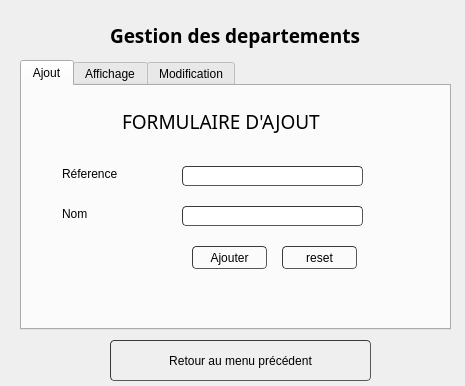
<?xml version="1.0" encoding="UTF-8"?>
<ui version="4.0">
 <class>GestionDepartement</class>
 <widget class="QWidget" name="GestionDepartement">
  <property name="geometry">
   <rect>
    <x>0</x>
    <y>0</y>
    <width>465</width>
    <height>386</height>
   </rect>
  </property>
  <property name="windowTitle">
   <string>Form</string>
  </property>
  <property name="styleSheet">
   <string notr="true"/>
  </property>
  <widget class="QTabWidget" name="tabWidget">
   <property name="geometry">
    <rect>
     <x>20</x>
     <y>60</y>
     <width>431</width>
     <height>270</height>
    </rect>
   </property>
   <property name="minimumSize">
    <size>
     <width>0</width>
     <height>270</height>
    </size>
   </property>
   <property name="maximumSize">
    <size>
     <width>441</width>
     <height>251</height>
    </size>
   </property>
   <property name="currentIndex">
    <number>0</number>
   </property>
   <widget class="QWidget" name="Ajout">
    <attribute name="title">
     <string>Ajout</string>
    </attribute>
    <widget class="QLabel" name="label_5">
     <property name="geometry">
      <rect>
       <x>40</x>
       <y>120</y>
       <width>51</width>
       <height>16</height>
      </rect>
     </property>
     <property name="text">
      <string>Nom</string>
     </property>
    </widget>
    <widget class="QLineEdit" name="nom">
     <property name="geometry">
      <rect>
       <x>160</x>
       <y>120</y>
       <width>181</width>
       <height>20</height>
      </rect>
     </property>
     <property name="styleSheet">
      <string notr="true">	border-width: 1px; border-radius: 4px;
	border-color: rgb(58, 58, 58);
	border-style: inset;
	padding: 0 8px;

	selection-background-color: rgb(187, 187, 187);
	selection-color: rgb(60, 63, 65);</string>
     </property>
    </widget>
    <widget class="QLabel" name="label_9">
     <property name="geometry">
      <rect>
       <x>40</x>
       <y>80</y>
       <width>111</width>
       <height>16</height>
      </rect>
     </property>
     <property name="text">
      <string>Réference</string>
     </property>
    </widget>
    <widget class="QLineEdit" name="reference">
     <property name="geometry">
      <rect>
       <x>160</x>
       <y>80</y>
       <width>181</width>
       <height>20</height>
      </rect>
     </property>
     <property name="styleSheet">
      <string notr="true">	border-width: 1px; border-radius: 4px;
	border-color: rgb(58, 58, 58);
	border-style: inset;
	padding: 0 8px;

	selection-background-color: rgb(187, 187, 187);
	selection-color: rgb(60, 63, 65);</string>
     </property>
    </widget>
    <widget class="QPushButton" name="ajouter">
     <property name="geometry">
      <rect>
       <x>170</x>
       <y>160</y>
       <width>75</width>
       <height>23</height>
      </rect>
     </property>
     <property name="styleSheet">
      <string notr="true">	border-width: 1px; border-radius: 4px;
	border-color: rgb(58, 58, 58);
	border-style: inset;
	padding: 0 8px;


	selection-color: rgb(60, 63, 65);</string>
     </property>
     <property name="text">
      <string>Ajouter</string>
     </property>
    </widget>
    <widget class="QPushButton" name="reset_2">
     <property name="geometry">
      <rect>
       <x>260</x>
       <y>160</y>
       <width>75</width>
       <height>23</height>
      </rect>
     </property>
     <property name="styleSheet">
      <string notr="true">	border-width: 1px; border-radius: 4px;
	border-color: rgb(58, 58, 58);
	border-style: inset;
	padding: 0 8px;


	selection-color: rgb(60, 63, 65);</string>
     </property>
     <property name="text">
      <string>reset</string>
     </property>
    </widget>
    <widget class="QLabel" name="label_2">
     <property name="geometry">
      <rect>
       <x>100</x>
       <y>10</y>
       <width>271</width>
       <height>51</height>
      </rect>
     </property>
     <property name="font">
      <font>
       <family>Orator Std</family>
       <pointsize>14</pointsize>
       <weight>50</weight>
       <bold>false</bold>
      </font>
     </property>
     <property name="text">
      <string>FORMULAIRE D'AJOUT</string>
     </property>
    </widget>
   </widget>
   <widget class="QWidget" name="Affichage">
    <attribute name="title">
     <string>Affichage</string>
    </attribute>
    <widget class="QPushButton" name="supprimer">
     <property name="geometry">
      <rect>
       <x>270</x>
       <y>220</y>
       <width>111</width>
       <height>21</height>
      </rect>
     </property>
     <property name="styleSheet">
      <string notr="true">	border-width: 1px; border-radius: 4px;
	border-color: rgb(58, 58, 58);
	border-style: inset;
	padding: 0 8px;


	selection-color: rgb(60, 63, 65);</string>
     </property>
     <property name="text">
      <string>Supprimer</string>
     </property>
    </widget>
    <widget class="QTableView" name="tableView">
     <property name="geometry">
      <rect>
       <x>0</x>
       <y>20</y>
       <width>421</width>
       <height>190</height>
      </rect>
     </property>
     <property name="minimumSize">
      <size>
       <width>0</width>
       <height>190</height>
      </size>
     </property>
     <property name="styleSheet">
      <string notr="true"/>
     </property>
    </widget>
    <widget class="QRadioButton" name="radioButton">
     <property name="geometry">
      <rect>
       <x>100</x>
       <y>0</y>
       <width>101</width>
       <height>17</height>
      </rect>
     </property>
     <property name="text">
      <string>Tri par nom</string>
     </property>
    </widget>
    <widget class="QRadioButton" name="radioButton_2">
     <property name="geometry">
      <rect>
       <x>210</x>
       <y>0</y>
       <width>181</width>
       <height>17</height>
      </rect>
     </property>
     <property name="text">
      <string>Tri par nombre des employes</string>
     </property>
    </widget>
   </widget>
   <widget class="QWidget" name="Modification">
    <attribute name="title">
     <string>Modification</string>
    </attribute>
    <widget class="QLabel" name="label_6">
     <property name="geometry">
      <rect>
       <x>40</x>
       <y>100</y>
       <width>51</width>
       <height>16</height>
      </rect>
     </property>
     <property name="text">
      <string>Nom</string>
     </property>
    </widget>
    <widget class="QLineEdit" name="nomUp">
     <property name="geometry">
      <rect>
       <x>160</x>
       <y>100</y>
       <width>181</width>
       <height>20</height>
      </rect>
     </property>
     <property name="styleSheet">
      <string notr="true">	border-width: 1px; border-radius: 4px;
	border-color: rgb(58, 58, 58);
	border-style: inset;
	padding: 0 8px;

	selection-background-color: rgb(187, 187, 187);
	selection-color: rgb(60, 63, 65);</string>
     </property>
    </widget>
    <widget class="QLabel" name="label_10">
     <property name="geometry">
      <rect>
       <x>40</x>
       <y>60</y>
       <width>111</width>
       <height>16</height>
      </rect>
     </property>
     <property name="text">
      <string>Réference</string>
     </property>
    </widget>
    <widget class="QPushButton" name="modifier">
     <property name="geometry">
      <rect>
       <x>170</x>
       <y>140</y>
       <width>75</width>
       <height>23</height>
      </rect>
     </property>
     <property name="styleSheet">
      <string notr="true">	border-width: 1px; border-radius: 4px;
	border-color: rgb(58, 58, 58);
	border-style: inset;
	padding: 0 8px;


	selection-color: rgb(60, 63, 65);</string>
     </property>
     <property name="text">
      <string>modifier</string>
     </property>
    </widget>
    <widget class="QLineEdit" name="referenceUp">
     <property name="geometry">
      <rect>
       <x>160</x>
       <y>60</y>
       <width>181</width>
       <height>20</height>
      </rect>
     </property>
     <property name="styleSheet">
      <string notr="true">	border-width: 1px; border-radius: 4px;
	border-color: rgb(58, 58, 58);
	border-style: inset;
	padding: 0 8px;

	selection-background-color: rgb(187, 187, 187);
	selection-color: rgb(60, 63, 65);</string>
     </property>
    </widget>
    <widget class="QPushButton" name="reset">
     <property name="geometry">
      <rect>
       <x>260</x>
       <y>140</y>
       <width>75</width>
       <height>23</height>
      </rect>
     </property>
     <property name="styleSheet">
      <string notr="true">	border-width: 1px; border-radius: 4px;
	border-color: rgb(58, 58, 58);
	border-style: inset;
	padding: 0 8px;


	selection-color: rgb(60, 63, 65);</string>
     </property>
     <property name="text">
      <string>annuler</string>
     </property>
    </widget>
    <widget class="QLabel" name="label_3">
     <property name="geometry">
      <rect>
       <x>60</x>
       <y>0</y>
       <width>341</width>
       <height>51</height>
      </rect>
     </property>
     <property name="font">
      <font>
       <family>Orator Std</family>
       <pointsize>14</pointsize>
       <weight>50</weight>
       <bold>false</bold>
      </font>
     </property>
     <property name="text">
      <string>FORMULAIRE DE  MODIFICATION</string>
     </property>
    </widget>
   </widget>
  </widget>
  <widget class="QLabel" name="label">
   <property name="geometry">
    <rect>
     <x>110</x>
     <y>10</y>
     <width>271</width>
     <height>51</height>
    </rect>
   </property>
   <property name="font">
    <font>
     <family>Segoe UI Black</family>
     <pointsize>14</pointsize>
     <weight>75</weight>
     <bold>true</bold>
    </font>
   </property>
   <property name="text">
    <string>Gestion des departements</string>
   </property>
  </widget>
  <widget class="QPushButton" name="pushButton">
   <property name="geometry">
    <rect>
     <x>110</x>
     <y>340</y>
     <width>261</width>
     <height>41</height>
    </rect>
   </property>
   <property name="styleSheet">
    <string notr="true">	border-width: 1px; border-radius: 4px;
	border-color: rgb(58, 58, 58);
	border-style: inset;
	padding: 0 8px;


	selection-color: rgb(60, 63, 65);</string>
   </property>
   <property name="text">
    <string>Retour au menu précédent</string>
   </property>
   <property name="icon">
    <iconset resource="framelesswindow.qrc">
     <normaloff>:/images/icons8_go_back_60px.png</normaloff>:/images/icons8_go_back_60px.png</iconset>
   </property>
   <property name="iconSize">
    <size>
     <width>30</width>
     <height>30</height>
    </size>
   </property>
  </widget>
 </widget>
 <resources>
  <include location="framelesswindow.qrc"/>
 </resources>
 <connections/>
</ui>
